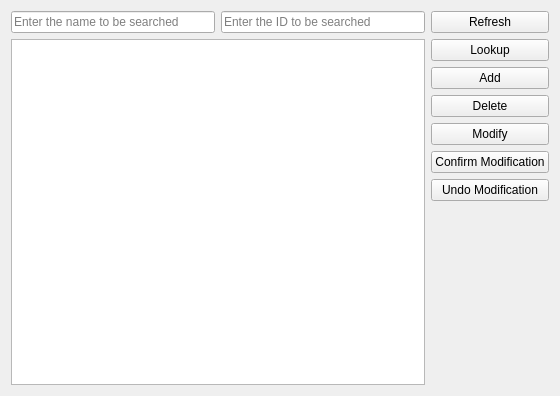
<?xml version="1.0" encoding="UTF-8"?>
<ui version="4.0">
 <class>teacher_tab</class>
 <widget class="QWidget" name="teacher_tab">
  <property name="geometry">
   <rect>
    <x>0</x>
    <y>0</y>
    <width>560</width>
    <height>396</height>
   </rect>
  </property>
  <property name="windowTitle">
   <string>teacher_tab</string>
  </property>
  <layout class="QGridLayout" name="gridLayout">
   <item row="0" column="0">
    <layout class="QHBoxLayout" name="horizontalLayout_3">
     <item>
      <layout class="QVBoxLayout" name="verticalLayout_2">
       <item>
        <layout class="QHBoxLayout" name="horizontalLayout_2">
         <item>
          <widget class="QLineEdit" name="name_lineEdit">
           <property name="text">
            <string/>
           </property>
           <property name="placeholderText">
            <string>Enter the name to be searched</string>
           </property>
          </widget>
         </item>
         <item>
          <layout class="QHBoxLayout" name="horizontalLayout"/>
         </item>
         <item>
          <widget class="QLineEdit" name="num_lineEdit">
           <property name="placeholderText">
            <string>Enter the ID to be searched</string>
           </property>
          </widget>
         </item>
        </layout>
       </item>
       <item>
        <widget class="QTableView" name="tableView"/>
       </item>
      </layout>
     </item>
     <item>
      <layout class="QVBoxLayout" name="verticalLayout">
       <item>
        <widget class="QPushButton" name="teaFresh_pushButton">
         <property name="text">
          <string>Refresh</string>
         </property>
        </widget>
       </item>
       <item>
        <widget class="QPushButton" name="teaFind_pushButton">
         <property name="text">
          <string>Lookup</string>
         </property>
        </widget>
       </item>
       <item>
        <widget class="QPushButton" name="teaAdd_pushButton">
         <property name="text">
          <string>Add</string>
         </property>
        </widget>
       </item>
       <item>
        <widget class="QPushButton" name="teaDel_pushButton">
         <property name="text">
          <string>Delete</string>
         </property>
        </widget>
       </item>
       <item>
        <widget class="QPushButton" name="modify_Button">
         <property name="text">
          <string>Modify</string>
         </property>
        </widget>
       </item>
       <item>
        <widget class="QPushButton" name="submit_Button">
         <property name="text">
          <string>Confirm Modification</string>
         </property>
        </widget>
       </item>
       <item>
        <widget class="QPushButton" name="rollback_Button">
         <property name="text">
          <string>Undo Modification</string>
         </property>
        </widget>
       </item>
       <item>
        <spacer name="verticalSpacer">
         <property name="orientation">
          <enum>Qt::Vertical</enum>
         </property>
         <property name="sizeHint" stdset="0">
          <size>
           <width>20</width>
           <height>40</height>
          </size>
         </property>
        </spacer>
       </item>
      </layout>
     </item>
    </layout>
   </item>
  </layout>
 </widget>
 <layoutdefault spacing="6" margin="11"/>
 <resources/>
 <connections/>
</ui>
